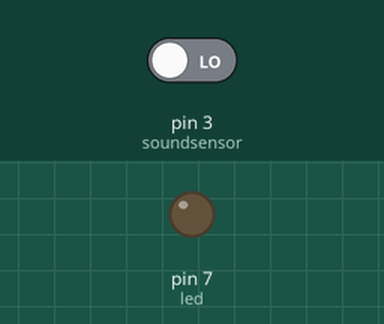
Recording of a sketch running on a simulated Arduino Uno, built with avr-gcc and run on an emulated ATmega328P. Shown: output pins drawn as LEDs (lit = HIGH). The inputs (shaded band) are chosen by the test bench; at power-on: pin 3 (soundsensor) LOW.

Above: at 1.2 s.
1.3 s: pin 3 (soundsensor) driven HIGH
At 2.5 s:
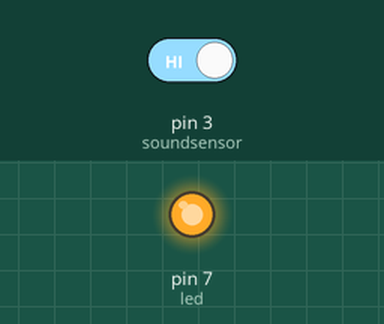
2.8 s: pin 3 (soundsensor) driven LOW
At 3.8 s:
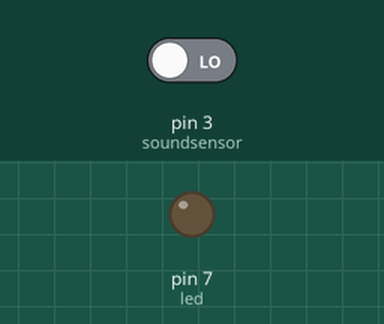
Timing chart, 0 to 5.8 s (numbered marks = the images above; inputs shaded):
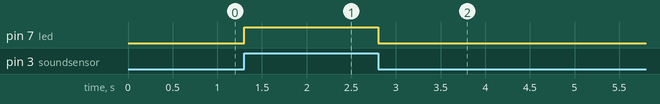

Measured:
- after the input at 1.3 s, pin 7 (led): LOW → HIGH at once
- after the input at 2.8 s, pin 7 (led): HIGH → LOW at once

The sketch:

SensorSound_LED.ino
```cpp
int soundsensor = 3;
int led = 7;
void setup() {
  pinMode (soundsensor, INPUT);
  pinMode (led, OUTPUT);
}
void loop()
{
  int sensorvalue = digitalRead (soundsensor);            //if the sound intensity is higher than threshold which is set by us,
                                                          //then sensor would return the value as 1
  if (sensorvalue == 1)
  {
    digitalWrite(led, HIGH);
  }

  else
  {
    digitalWrite(led, LOW);
  }

}
```
